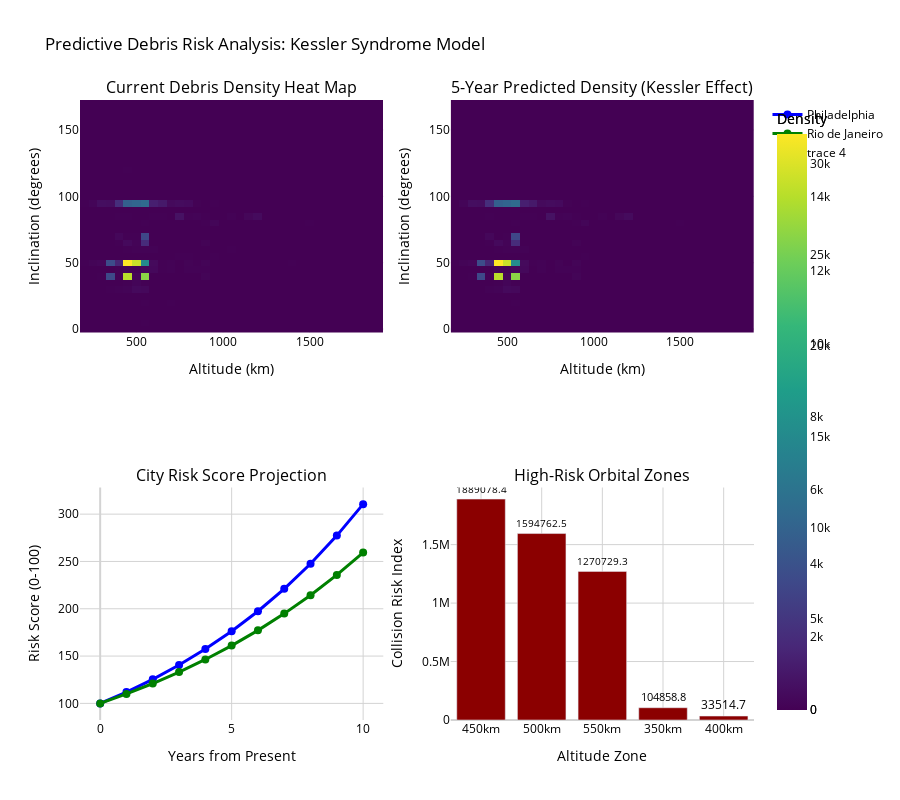

The notebook cell this image was saved under:
### Code cell
# Create comprehensive dashboard with predictions - WHITE BACKGROUND VERSION
fig = make_subplots(
    rows=2, cols=2,
    subplot_titles=('Current Debris Density Heat Map', 
                    '5-Year Predicted Density (Kessler Effect)',
                    'City Risk Score Projection', 
                    'High-Risk Orbital Zones'),
    specs=[[{'type': 'heatmap'}, {'type': 'heatmap'}],
           [{'type': 'scatter'}, {'type': 'bar'}]]
)

# Current density heatmap with better color scale
fig.add_trace(
    go.Heatmap(z=current_density.T, 
               x=alt_bins[:-1], 
               y=inc_bins[:-1],
               colorscale='Viridis',  # Changed from 'Hot' for better visibility
               colorbar=dict(title="Density"),
               text=np.round(current_density.T, 1),
               hovertemplate='Altitude: %{x}km<br>Inclination: %{y}°<br>Density: %{z}<extra></extra>'),
    row=1, col=1
)

# Predicted future density with same color scale
fig.add_trace(
    go.Heatmap(z=future_density.T, 
               x=alt_bins[:-1], 
               y=inc_bins[:-1],
               colorscale='Viridis',
               colorbar=dict(title="Density"),
               text=np.round(future_density.T, 1),
               hovertemplate='Altitude: %{x}km<br>Inclination: %{y}°<br>Density: %{z}<extra></extra>'),
    row=1, col=2
)

# Risk projection over time
years = np.arange(0, 11)
philly_projection = philly_current_risk * (1.12 ** years)
rio_projection = rio_current_risk * (1.10 ** years)

fig.add_trace(
    go.Scatter(x=years, y=philly_projection, 
               mode='lines+markers', name='Philadelphia',
               line=dict(width=3, color='blue'),
               marker=dict(size=8)),
    row=2, col=1
)
fig.add_trace(
    go.Scatter(x=years, y=rio_projection, 
               mode='lines+markers', name='Rio de Janeiro',
               line=dict(width=3, color='green'),
               marker=dict(size=8)),
    row=2, col=1
)

# Highest risk zones
high_risk_zones = []
for i in range(len(alt_bins)-1):
    max_risk_inc = np.argmax(collision_risk[i])
    high_risk_zones.append({
        'altitude': alt_bins[i],
        'risk_score': np.max(collision_risk[i])
    })
top_zones = sorted(high_risk_zones, key=lambda x: x['risk_score'], reverse=True)[:5]

fig.add_trace(
    go.Bar(x=[f"{z['altitude']:.0f}km" for z in top_zones],
           y=[z['risk_score'] for z in top_zones],
           marker_color='darkred',
           text=[f"{z['risk_score']:.1f}" for z in top_zones],
           textposition='outside'),
    row=2, col=2
)

# Update layout with white background and better visibility
fig.update_layout(
    height=800, 
    showlegend=True,
    title_text="Predictive Debris Risk Analysis: Kessler Syndrome Model",
    plot_bgcolor='white',
    paper_bgcolor='white',
    font=dict(color='black', size=12)
)

# Update axes for better visibility
fig.update_xaxes(showgrid=True, gridwidth=1, gridcolor='lightgray', 
                 zeroline=True, zerolinewidth=2, zerolinecolor='lightgray',
                 title_font=dict(size=14))
fig.update_yaxes(showgrid=True, gridwidth=1, gridcolor='lightgray',
                 zeroline=True, zerolinewidth=2, zerolinecolor='lightgray',
                 title_font=dict(size=14))

# Add specific axis labels
fig.update_xaxes(title_text="Altitude (km)", row=1, col=1)
fig.update_xaxes(title_text="Altitude (km)", row=1, col=2)
fig.update_xaxes(title_text="Years from Present", row=2, col=1)
fig.update_xaxes(title_text="Altitude Zone", row=2, col=2)

fig.update_yaxes(title_text="Inclination (degrees)", row=1, col=1)
fig.update_yaxes(title_text="Inclination (degrees)", row=1, col=2)
fig.update_yaxes(title_text="Risk Score (0-100)", row=2, col=1)
fig.update_yaxes(title_text="Collision Risk Index", row=2, col=2)

fig.show()

### Figure 1 — Plotly figure (JSON) as saved in the notebook; plotly's stock layout.template omitted (floating-point values rounded to 4 significant figures; data arrays with more than 128 entries replaced by an {"elided": "..."} marker saying what was removed)
{"data": [{"colorbar": {"title": {"text": "Density"}}, "colorscale": [[0, "#440154"], [0.1111, "#482878"], [0.2222, "#3e4989"], [0.3333, "#31688e"], [0.4444, "#26828e"], [0.5556, "#1f9e89"], [0.6667, "#35b779"], [0.7778, "#6ece58"], [0.8889, "#b5de2b"], [1, "#fde725"]], "hovertemplate": "Altitude: %{x}km<br>Inclination: %{y}°<br>Density: %{z}<extra></extra>", "text": {"elided": "35x35 float values"}, "type": "heatmap", "x": [200, 250, 300, 350, 400, 450, 500, 550, 600, 650, 700, 750, 800, 850, 900, 950, 1000, 1050, 1100, 1150, 1200, 1250, 1300, 1350, 1400, 1450, 1500, 1550, 1600, 1650, 1700, 1750, 1800, 1850, 1900], "xaxis": "x", "y": [0, 5, 10, 15, 20, 25, 30, 35, 40, 45, 50, 55, 60, 65, 70, 75, 80, 85, 90, 95, 100, 105, 110, 115, 120, 125, 130, 135, 140, 145, 150, 155, 160, 165, 170], "yaxis": "y", "z": {"elided": "35x35 float values"}}, {"colorbar": {"title": {"text": "Density"}}, "colorscale": [[0, "#440154"], [0.1111, "#482878"], [0.2222, "#3e4989"], [0.3333, "#31688e"], [0.4444, "#26828e"], [0.5556, "#1f9e89"], [0.6667, "#35b779"], [0.7778, "#6ece58"], [0.8889, "#b5de2b"], [1, "#fde725"]], "hovertemplate": "Altitude: %{x}km<br>Inclination: %{y}°<br>Density: %{z}<extra></extra>", "text": {"elided": "35x35 float values"}, "type": "heatmap", "x": [200, 250, 300, 350, 400, 450, 500, 550, 600, 650, 700, 750, 800, 850, 900, 950, 1000, 1050, 1100, 1150, 1200, 1250, 1300, 1350, 1400, 1450, 1500, 1550, 1600, 1650, 1700, 1750, 1800, 1850, 1900], "xaxis": "x2", "y": [0, 5, 10, 15, 20, 25, 30, 35, 40, 45, 50, 55, 60, 65, 70, 75, 80, 85, 90, 95, 100, 105, 110, 115, 120, 125, 130, 135, 140, 145, 150, 155, 160, 165, 170], "yaxis": "y2", "z": {"elided": "35x35 float values"}}, {"line": {"color": "blue", "width": 3}, "marker": {"size": 8}, "mode": "lines+markers", "name": "Philadelphia", "type": "scatter", "x": [0, 1, 2, 3, 4, 5, 6, 7, 8, 9, 10], "xaxis": "x3", "y": [100.0, 112.0, 125.4, 140.5, 157.4, 176.2, 197.4, 221.1, 247.6, 277.3, 310.6], "yaxis": "y3"}, {"line": {"color": "green", "width": 3}, "marker": {"size": 8}, "mode": "lines+markers", "name": "Rio de Janeiro", "type": "scatter", "x": [0, 1, 2, 3, 4, 5, 6, 7, 8, 9, 10], "xaxis": "x3", "y": [100.0, 110.0, 121.0, 133.1, 146.4, 161.1, 177.2, 194.9, 214.4, 235.8, 259.4], "yaxis": "y3"}, {"marker": {"color": "darkred"}, "text": ["1889078.4", "1594762.5", "1270729.3", "104858.8", "33514.7"], "textposition": "outside", "type": "bar", "x": ["450km", "500km", "550km", "350km", "400km"], "xaxis": "x4", "y": [1889000.0, 1595000.0, 1271000.0, 104900.0, 33510.0], "yaxis": "y4"}], "layout": {"annotations": [{"font": {"size": 16}, "showarrow": false, "text": "Current Debris Density Heat Map", "x": 0.225, "xanchor": "center", "xref": "paper", "y": 1, "yanchor": "bottom", "yref": "paper"}, {"font": {"size": 16}, "showarrow": false, "text": "5-Year Predicted Density (Kessler Effect)", "x": 0.775, "xanchor": "center", "xref": "paper", "y": 1, "yanchor": "bottom", "yref": "paper"}, {"font": {"size": 16}, "showarrow": false, "text": "City Risk Score Projection", "x": 0.225, "xanchor": "center", "xref": "paper", "y": 0.375, "yanchor": "bottom", "yref": "paper"}, {"font": {"size": 16}, "showarrow": false, "text": "High-Risk Orbital Zones", "x": 0.775, "xanchor": "center", "xref": "paper", "y": 0.375, "yanchor": "bottom", "yref": "paper"}], "font": {"color": "black", "size": 12}, "height": 800, "paper_bgcolor": "white", "plot_bgcolor": "white", "showlegend": true, "title": {"text": "Predictive Debris Risk Analysis: Kessler Syndrome Model"}, "xaxis": {"anchor": "y", "domain": [0, 0.45], "gridcolor": "lightgray", "gridwidth": 1, "showgrid": true, "title": {"font": {"size": 14}, "text": "Altitude (km)"}, "zeroline": true, "zerolinecolor": "lightgray", "zerolinewidth": 2}, "xaxis2": {"anchor": "y2", "domain": [0.55, 1], "gridcolor": "lightgray", "gridwidth": 1, "showgrid": true, "title": {"font": {"size": 14}, "text": "Altitude (km)"}, "zeroline": true, "zerolinecolor": "lightgray", "zerolinewidth": 2}, "xaxis3": {"anchor": "y3", "domain": [0, 0.45], "gridcolor": "lightgray", "gridwidth": 1, "showgrid": true, "title": {"font": {"size": 14}, "text": "Years from Present"}, "zeroline": true, "zerolinecolor": "lightgray", "zerolinewidth": 2}, "xaxis4": {"anchor": "y4", "domain": [0.55, 1], "gridcolor": "lightgray", "gridwidth": 1, "showgrid": true, "title": {"font": {"size": 14}, "text": "Altitude Zone"}, "zeroline": true, "zerolinecolor": "lightgray", "zerolinewidth": 2}, "yaxis": {"anchor": "x", "domain": [0.625, 1], "gridcolor": "lightgray", "gridwidth": 1, "showgrid": true, "title": {"font": {"size": 14}, "text": "Inclination (degrees)"}, "zeroline": true, "zerolinecolor": "lightgray", "zerolinewidth": 2}, "yaxis2": {"anchor": "x2", "domain": [0.625, 1], "gridcolor": "lightgray", "gridwidth": 1, "showgrid": true, "title": {"font": {"size": 14}, "text": "Inclination (degrees)"}, "zeroline": true, "zerolinecolor": "lightgray", "zerolinewidth": 2}, "yaxis3": {"anchor": "x3", "domain": [0, 0.375], "gridcolor": "lightgray", "gridwidth": 1, "showgrid": true, "title": {"font": {"size": 14}, "text": "Risk Score (0-100)"}, "zeroline": true, "zerolinecolor": "lightgray", "zerolinewidth": 2}, "yaxis4": {"anchor": "x4", "domain": [0, 0.375], "gridcolor": "lightgray", "gridwidth": 1, "showgrid": true, "title": {"font": {"size": 14}, "text": "Collision Risk Index"}, "zeroline": true, "zerolinecolor": "lightgray", "zerolinewidth": 2}}}
